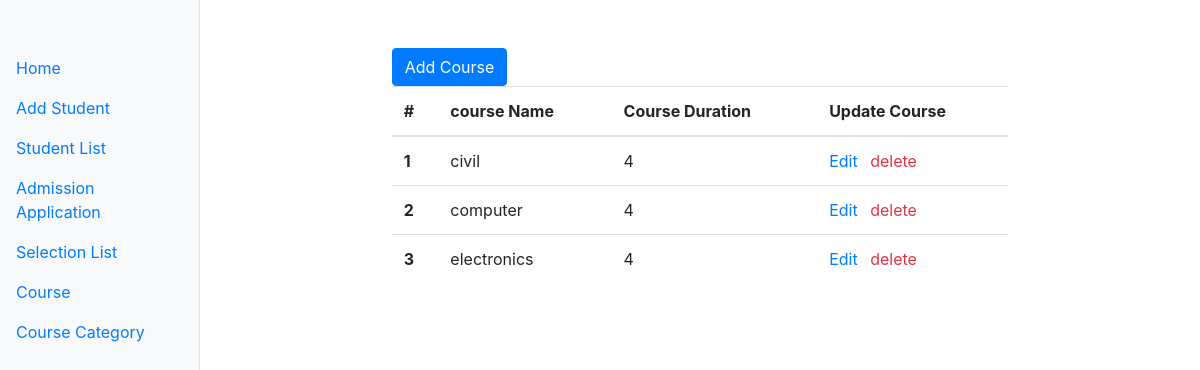
Screenshot of /app/course_view/ with the database file from the repository.
### app/models.py (models this page shows, shortened)
class Course(models.Model):
    name = models.CharField(max_length=100)
    year = models.IntegerField(default=4)

### app/views/course.py (the view, shortened to what this page needs)
# urls.py: path("course_view/",CourseView.as_view(),name="course_view"),
class CourseView(View):
	def get(self,request):
		courses = Course.objects.all()
		form = CourseForm()
		context = {
		'courses':courses,
		'form':form
		}
		return render(request,"my_admin/course.html",context)

### templates/my_admin/course.html (shortened to what this page needs)
{% extends 'admin_base/index.html' %}
{% block inner_content %}
<div class="container">
  <div class="row">
    <div class="col-8 mx-auto mt-5">
      <button type="button" class="btn btn-primary" data-toggle="modal" data-target="#exampleModal">
        Add Course
      </button>
      <table class="table">
        <thead>
          <tr>
            <th scope="col">#</th>
            <th scope="col">course Name</th>
            <th scope="col">Course Duration</th>
            <th scope="col">Update Course</th>
          </tr>
        </thead>
        <tbody>
          {% for course in courses %}
          <tr>
            <th scope="row">{{forloop.counter}}</th>
            <td>{{course.name}}</td>
            <td>{{course.year}}</td>
            <td>
              <a href="{% url 'course_update' course.id  %}">Edit</a>
              <a href="{% url 'course_delete' course.id %}" class="ml-2 text-danger">delete</a>
            </td>
          </tr>
          {% endfor %}
        </tbody>
      </table>
    </div>
  </div>
</div>
{% endblock inner_content %}

### rows the page displays
Course: name "civil", year "4"
Course: name "computer", year "4"
Course: name "electronics", year "4"
